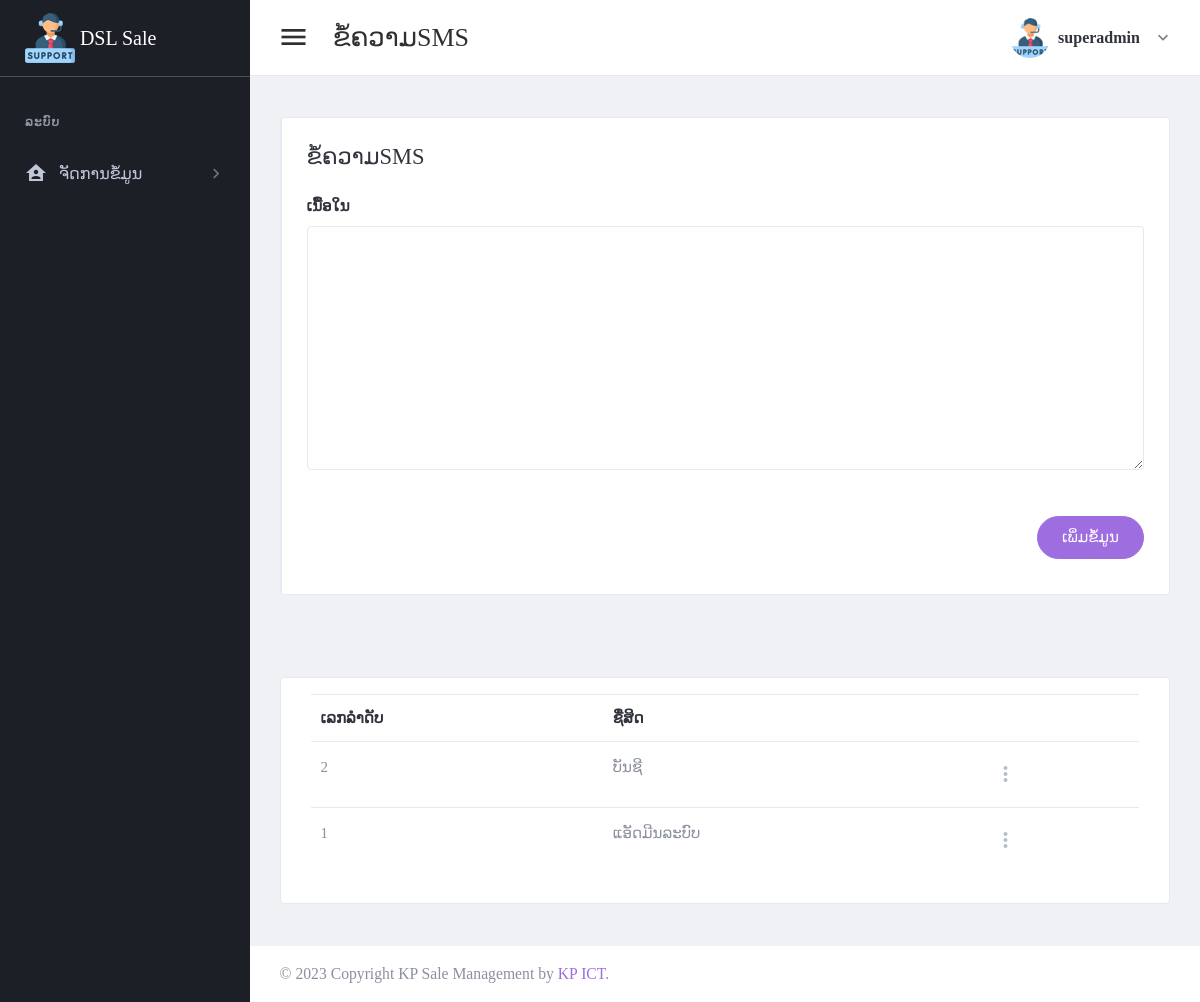
The app's page /page/message_setting.php (signed in) with its own data.
### tables this page shows
CREATE TABLE `tbl_header_title` (
  `header_title_id` int(11) NOT NULL,
  `header_title_name` varchar(300) DEFAULT NULL
);

CREATE TABLE `tbl_sub_header` (
  `sub_header_id` int(11) NOT NULL,
  `sub_header_name` varchar(300) DEFAULT NULL,
  `icon_code` varchar(100) DEFAULT NULL,
  `header_title_id` int(11) DEFAULT NULL
);

CREATE TABLE `tbl_roles` (
  `role_id` int(11) NOT NULL,
  `role_name` varchar(150) DEFAULT NULL
);

### setting/checksession.php (called while the page is built, shortened)
<?php
if ($_SESSION['id_users'] == "") {
	header("location:logout.php");
} else {
	$role_id = $_SESSION["role_id"];
}
?>

### page/message_setting.php (the view, shortened to what this page needs)
<?php
include("../setting/checksession.php");
include("../setting/conn.php");
$header_click = "2";
?>
<!DOCTYPE html>
<html lang="en" dir="ltr">
<head>
	<?php
	include("../setting/callcss.php");
	?>
</head>
<body class="navbar-fixed sidebar-fixed" id="body">
	<div class="wrapper">
		<?php include "menu.php"; ?>
		<div class="page-wrapper">
			<?php
			include "header.php";
			?>
			<div class="content-wrapper">
				<div class="content">
					<div class="email-wrapper rounded border bg-white">
						<div class="row no-gutters justify-content-center">
							<div class="col-xxl-12">
								<div class="email-right-column  email-body p-4 p-xl-5">
									<div class="email-body-head mb-5 ">
										<h4 class="text-dark">ຂໍ້ຄວາມSMS</h4>
									</div>
									<form method="post" id="addrole">
										<div class="row">
											<div class="col-lg-12">
												<div class="form-group">
													<label for="firstName">ເນື້ອໃນ</label>
													<textarea name="messege_sms" class="form-control"   cols="30" rows="10"></textarea>
												</div>
											</div>
										</div>
										<div class="d-flex justify-content-end mt-6">
											<button type="submit" class="btn btn-primary mb-2 btn-pill">ເພິ່ມຂໍ້ມູນ</button>
										</div>
									</form>
								</div>
							</div>
						</div>
					</div>
				</div>
			</div>
			<div class="content-wrapper">
				<div class="content">
					<div class="card card-default">
						<div class="card-body">
							<table id="productsTable" class="table table-hover table-product" style="width:100%">
								<thead>
									<tr>
										<th>ເລກລຳດັບ</th>
										<th>ຊື່ສິດ</th>
										<th></th>
									</tr>
								</thead>
								<tbody>
									<?php
									$stmt4 = $conn->prepare("select * from tbl_roles order by role_id desc");
									$stmt4->execute();
									if ($stmt4->rowCount() > 0) {
										while ($row4 = $stmt4->fetch(PDO::FETCH_ASSOC)) {
											$id_role = $row4['role_id'];
											$role_name = $row4['role_name'];
									?>
											<tr>
												<td><?php echo "$id_role"; ?></td>
												<td><?php echo "$role_name"; ?></td>
												<td>
													<div class="dropdown">
														<a class="dropdown-toggle icon-burger-mini" href="#" role="button" id="dropdownMenuLink" data-toggle="dropdown" aria-haspopup="true" aria-expanded="false" data-display="static">
														</a>
													</div>
												</td>
											</tr>
									<?php
										}
									}
									?>
								</tbody>
							</table>
						</div>
					</div>
				</div>
			</div>
			<?php include "footer.php"; ?>
		</div>
	</div>
</body>
</html>

### page/menu.php (shortened to what this page needs)
<aside class="left-sidebar sidebar-dark" id="left-sidebar">
  <div id="sidebar" class="sidebar sidebar-with-footer">
    <div class="app-brand">
      <a href="index.php">
        <img src="../images/support.png" alt="Mono">
        <span class="brand-name"> DSL Sale</span>
      </a>
    </div>
    <div class="sidebar-left" data-simplebar style="height: 100%;">
      <ul class="nav sidebar-inner" id="sidebar-menu">
        <?php
        $stmt = $conn->prepare("
        SELECT distinct a.header_title_id,header_title_name
        FROM tbl_header_title a
        left join tbl_role_use_page b on a.header_title_id = b.header_title_id
        where role_id ='$role_id'
        order by  a.header_title_id asc ");
        $stmt->execute();
        if ($stmt->rowCount() > 0) {
          while ($row = $stmt->fetch(PDO::FETCH_ASSOC)) {
            $header_title_id = $row['header_title_id'];
            $header_title_name = $row['header_title_name'];
        ?>
            <li class="section-title"> <?php echo "$header_title_name"; ?></li>
            <?php
            $stmt1 = $conn->prepare("
            SELECT distinct a.sub_header_id,sub_header_name,role_id,icon_code
            FROM tbl_sub_header a
            left join tbl_role_use_page b on a.sub_header_id = b.sub_header_id
            where a.header_title_id = '$header_title_id' and role_id ='$role_id'
            order by a.sub_header_id asc   ");
            $stmt1->execute();
            if ($stmt1->rowCount() > 0) {
              while ($row1 = $stmt1->fetch(PDO::FETCH_ASSOC)) {
                $sub_header_name = $row1['sub_header_name'];
                $sub_header_id = $row1['sub_header_id'];
                $icon_code = $row1['icon_code'];
            ?>
                <li class='has-sub <?php if ($header_click == "$sub_header_id") {
                                      echo "active expand";
                                    } ?>'>
                  <a class="sidenav-item-link" href="javascript:void(0)" data-toggle="collapse" data-target='#<?php echo "$sub_header_name"; ?>' aria-expanded="false" aria-controls="<?php echo "$st_name"; ?>">
                    <i class="mdi <?php echo "$icon_code"; ?>"></i>
                    <span class="nav-text"> <?php echo "$sub_header_name"; ?> </span> <b class="caret"></b>
                  </a>
              <?php
              }
            }
              ?>
                </li>
            <?php
          }
        }
            ?>
      </ul>
    </div>
  </div>
</aside>

### records on screen
tbl_header_title: header_title_name "ລະບົບ"
tbl_sub_header: sub_header_name "ຈັດການຂໍ້ມູນ"
tbl_roles: role_id "2", role_name "ບັນຊີ"
tbl_roles: role_id "1", role_name "ແອັດມີນລະບົບ"

### other values on screen
$header_name "ຂໍ້ຄວາມSMS"
$full_name "superadmin"
